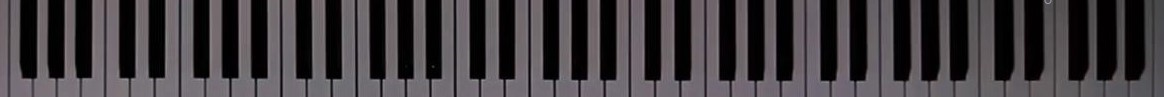
#> input picture rotellini/cutted4.jpg, 1164 x 97 px
$ python rotellini.py
#> lines starting #> are read from the running program, lines starting #| are printed output that depends on the picture; after the words box and inside, x2 and y2 are one past the last pixel; in counts of white or black regions, pixels touching at a corner belong together
import cv2
import matplotlib.pyplot as plt

method = cv2.TM_SQDIFF_NORMED

# Read the images from the file
small_image = cv2.imread('./cutted4.jpg')
#> small_image is the input picture: shape (97, 1164, 3); mean B, G, R 64.6, 61.4, 65.8
large_image = cv2.imread('./prova3.jpg')
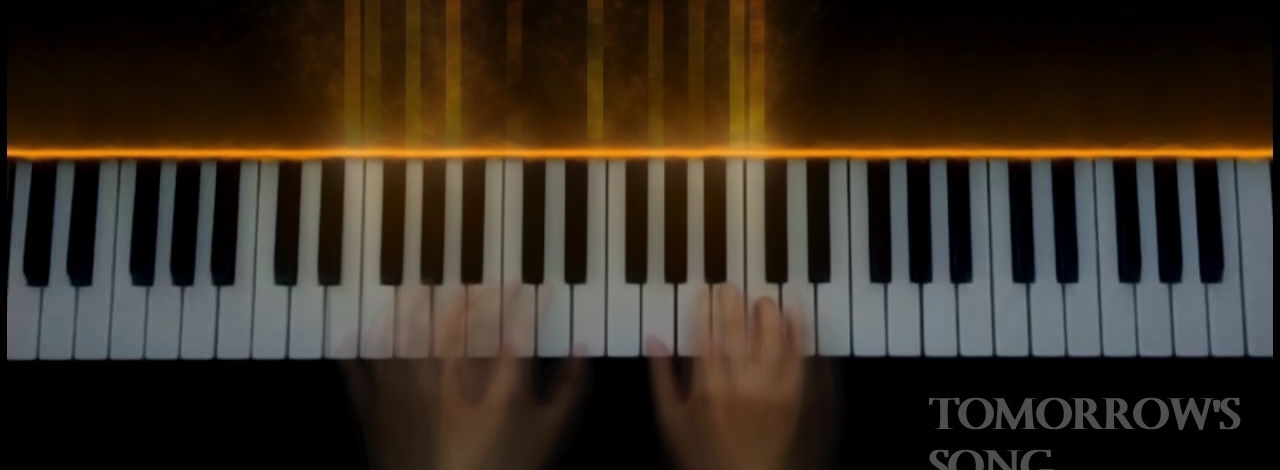
#> input picture rotellini/prova3.jpg, 1280 x 470 px
#> large_image is the input picture: shape (470, 1280, 3); mean B, G, R 35.2, 45.9, 55.5

result = cv2.matchTemplate(small_image, large_image, method)
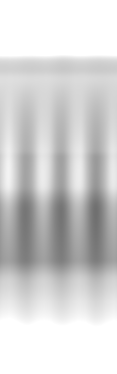
#> result: shape (374, 117) float32; min 0.44, max 1, mean 0.826

# We want the minimum squared difference
mn,_,mnLoc,_ = cv2.minMaxLoc(result)
#> mn = 0.44; mnLoc = (95, 211)

# Draw the rectangle:
# Extract the coordinates of our best match
MPx,MPy = mnLoc
#> MPx = 95; MPy = 211

# Step 2: Get the size of the template. This is the same size as the match.
trows,tcols = small_image.shape[:2]
#> trows = 97; tcols = 1164

# Step 3: Draw the rectangle on large_image
cv2.rectangle(large_image, (MPx,MPy),(MPx+tcols,MPy+trows),(0,0,255),2)
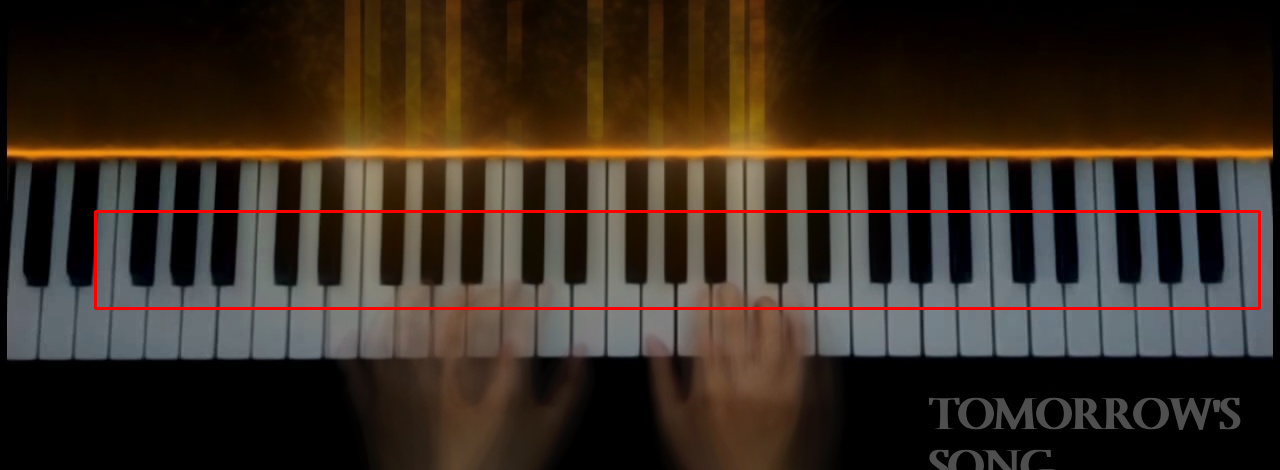
#> large_image: shape (470, 1280, 3); 1.26% of pixels changed, all inside (x1, y1, x2, y2) = (94, 210, 1261, 310)

# Display the original image with the rectangle around the match.
cv2.imshow('not scaled match',large_image)
prova = cv2.Canny(small_image,50,200)
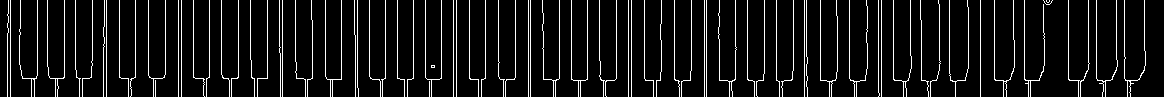
#> prova: shape (97, 1164); 8% white in thin lines or dots
cv2.imshow('prova',prova)


image = cv2.imread('./prova3.jpg')
gray = cv2.cvtColor(image, cv2.COLOR_BGR2GRAY)
found = None

import numpy as np
import imutils

template = cv2.imread("./cutted4.jpg")
template = cv2.cvtColor(template, cv2.COLOR_BGR2GRAY)
template = cv2.Canny(template, 50, 200)
#> template: shape (97, 1164); 8% white in thin lines or dots
(tH, tW) = template.shape[:2]
#> tH = 97; tW = 1164

#plt.imshow(template)
#plt.show()
# loop over the scales of the image
for scale in np.linspace(0.8, 1.0, 20)[::-1]:

	# resize the image according to the scale, and keep track
	# of the ratio of the resizing
	resized = imutils.resize(gray, width = int(gray.shape[1] * scale))
	r = gray.shape[1] / float(resized.shape[1])

	# if the resized image is smaller than the template, then break
	if resized.shape[0] < tH or resized.shape[1] < tW:
		break

	# detect edges in the resized, grayscale image and apply template
	# matching to find the template in the image
	edged = cv2.Canny(resized, 50, 200)
	result = cv2.matchTemplate(edged, template, cv2.TM_CCOEFF)
	(_, maxVal, _, maxLoc) = cv2.minMaxLoc(result)

	# if we have found a new maximum correlation value, then update
	# the bookkeeping variable
	if found is None or maxVal > found[0]:
		found = (maxVal, maxLoc, r)
#> this loop made 10 passes
#> (maxVal, found) on passes 1, 2, 5: (24757332, (24757332, (37, 154), 1)), (26261054, (26261054, (73, 271), 1.01)), (26883536, (26883536, (8, 171), 1.04))
#> (maxVal, maxLoc) on passes 3, 4, 6, 7, 8, 9: (22160238, (63, 268)), (21935760, (75, 156)), (22123306, (27, 257)), (20051016, (19, 190)), (23260770, (20, 124)), (19647804, (1, 179))
#> pass 1, `result = cv2.matchTemplate(edged, template, cv2.TM_CCOEFF)`:
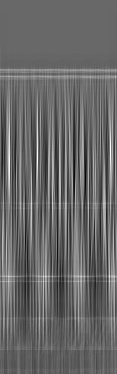
#> result: shape (374, 117) float32; min -17219422, max 24757332, mean -71518.7; drawn with min black and max white
#> after the loop:
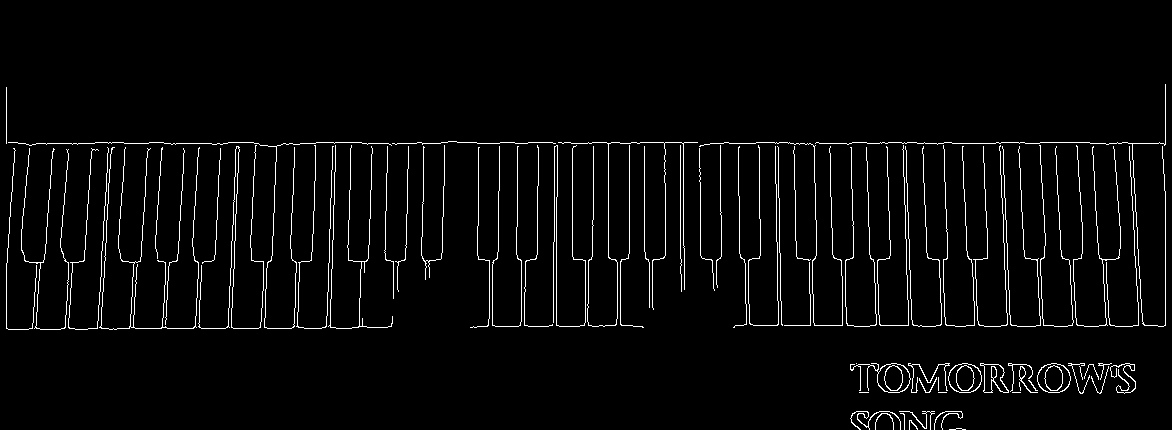
#> edged: shape (430, 1172); 3.4% white in thin lines or dots, all inside (x1, y1, x2, y2) = (6, 84, 1166, 430)

# unpack the bookkeeping variable and compute the (x, y) coordinates
# of the bounding box based on the resized ratio
(_, maxLoc, r) = found
#> maxLoc = (8, 171); r = 1.04
(startX, startY) = (int(maxLoc[0] * r), int(maxLoc[1] * r))
#> startX = 8; startY = 178
(endX, endY) = (int((maxLoc[0] + tW) * r), int((maxLoc[1] + tH) * r))
#> endX = 1223; endY = 279
# draw a bounding box around the detected result and display the image
cv2.rectangle(image, (startX, startY), (endX, endY), (0, 0, 255), 2)
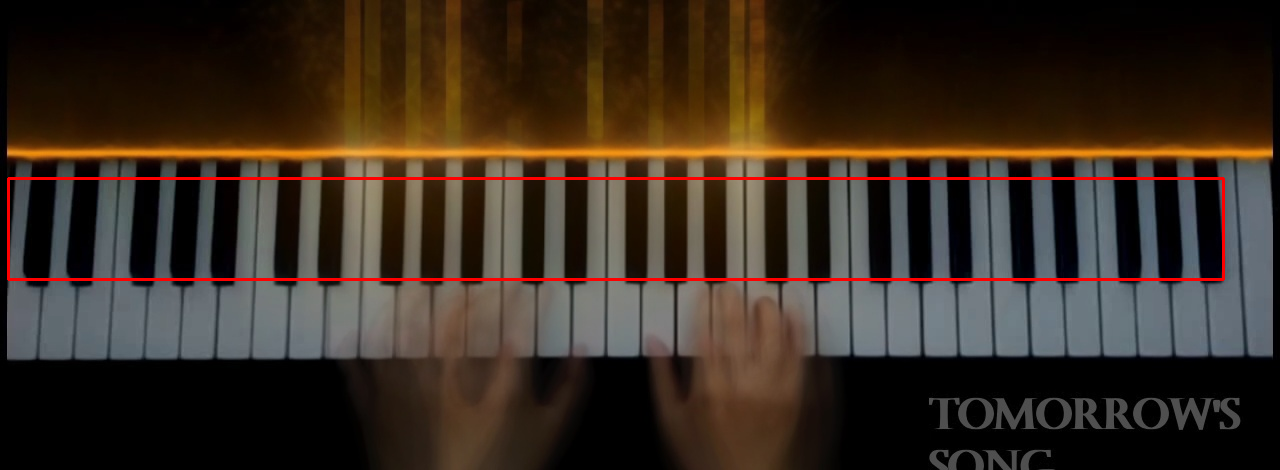
#> image: shape (470, 1280, 3); 1.31% of pixels changed, all inside (x1, y1, x2, y2) = (7, 177, 1225, 281)
cv2.imshow("scaled result", image)
cv2.waitKey(0)
